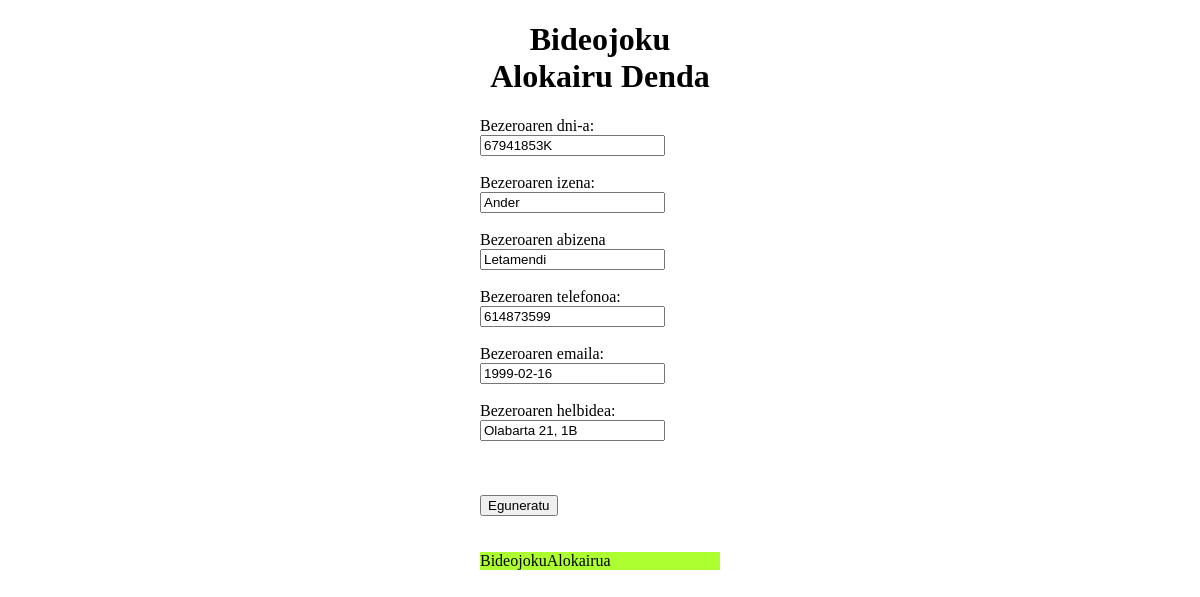
/bezeroak/eguneratubezform/6, run on the app's committed database.
### BideojokuAlokairua/models.py (models this page shows, shortened)
class Bezeroa(models.Model):
    bez_dni = models.CharField(max_length=20)
    bez_izena = models.CharField(max_length=30)
    bez_abizena = models.CharField(max_length=50)
    bez_telefonoa = models.CharField(max_length=20)
    bez_email = models.CharField(max_length=50)
    bez_helbidea = models.CharField(max_length=60)

### BideojokuAlokairua/views.py (the view)
# urls.py: path('bezeroak/eguneratubezform/<int:id>', views.eguneratubezform, name = 'eguneratubezform'),
def eguneratubezform(request, id):
    eguneratzekobezeroa = Bezeroa.objects.get(id = id)
    return render(request, 'eguneratubezform.html', {'bezeroa':eguneratzekobezeroa})

### BideojokuAlokairua/templates/eguneratubezform.html (shortened to what this page needs)
{% extends 'base.html' %}
{% block content %}
    <form action="/eguneratubez/{{bezeroa.id}}" method="POST">
        <label for="bez_dni">Bezeroaren dni-a: </label>
        <input type="text" name="bez_dni" value="{{bezeroa.bez_dni}}"><br><br>
        <label for="bez_izena">Bezeroaren izena: </label>
        <input type="text" name="bez_izena" value="{{bezeroa.bez_izena}}"><br><br>
        <label for="bez_abizena">Bezeroaren abizena </label>
        <input type="text" name="bez_abizena" value="{{bezeroa.bez_abizena}}"><br><br>
        <label for="bez_telefonoa">Bezeroaren telefonoa: </label>
        <input type="text" name="bez_telefonoa" value="{{bezeroa.bez_telefonoa}}"><br><br>
        <label for="bez_email">Bezeroaren emaila: </label>
        <input type="text" name="bez_email" value="{{bezeroa.bez_email}}"><br><br>
        <label for="bez_helbidea">Bezeroaren helbidea: </label>
        <input type="text" name="bez_helbidea" value="{{bezeroa.bez_helbidea}}"><br><br><br><br>
        <button type="submit" value="Submit">Eguneratu</button>
    </form>
{% endblock content %}

### BideojokuAlokairua/static/style.css (style rules this page uses)
body { width: 20%; margin: auto; }

### data on the page
Bezeroa: bez_dni "67941853K", bez_izena "Ander", bez_abizena "Letamendi", bez_telefonoa "614873599", bez_email "1999-02-16", bez_helbidea "Olabarta 21, 1B"
